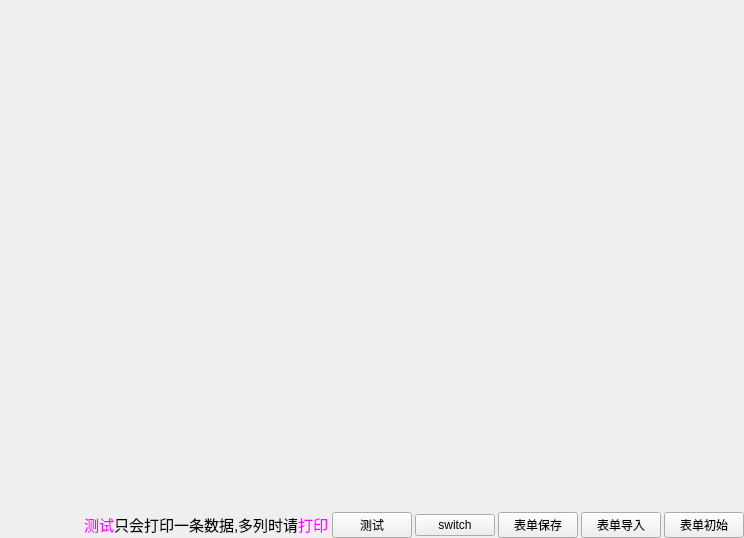
<?xml version="1.0" encoding="UTF-8"?>
<ui version="4.0">
 <class>labelprint_design_dialog</class>
 <widget class="QWidget" name="labelprint_design_dialog">
  <property name="geometry">
   <rect>
    <x>0</x>
    <y>0</y>
    <width>744</width>
    <height>538</height>
   </rect>
  </property>
  <property name="windowTitle">
   <string>Dialog</string>
  </property>
  <property name="outer_stylesheet" stdset="0">
   <string>dialog_hasborder</string>
  </property>
  <layout class="QVBoxLayout" name="verticalLayout_3">
   <property name="spacing">
    <number>3</number>
   </property>
   <property name="leftMargin">
    <number>0</number>
   </property>
   <property name="topMargin">
    <number>0</number>
   </property>
   <property name="rightMargin">
    <number>0</number>
   </property>
   <property name="bottomMargin">
    <number>0</number>
   </property>
   <item>
    <widget class="QStackedWidget" name="stackedWidget">
     <property name="currentIndex">
      <number>1</number>
     </property>
     <widget class="S_MainWindow" name="page"/>
     <widget class="labelprint_set_tagbarcode_dialog" name="page_2"/>
    </widget>
   </item>
   <item>
    <layout class="QHBoxLayout" name="horizontalLayout" stretch="1,0,0,0,0,0,0">
     <item>
      <spacer name="horizontalSpacer">
       <property name="orientation">
        <enum>Qt::Horizontal</enum>
       </property>
       <property name="sizeHint" stdset="0">
        <size>
         <width>40</width>
         <height>20</height>
        </size>
       </property>
      </spacer>
     </item>
     <item>
      <widget class="QLabel" name="label">
       <property name="text">
        <string>&lt;!DOCTYPE HTML PUBLIC &quot;-//W3C//DTD HTML 4.0//EN&quot; &quot;http://www.w3.org/TR/REC-html40/strict.dtd&quot;&gt;
&lt;html&gt;&lt;head&gt;&lt;meta name=&quot;qrichtext&quot; content=&quot;1&quot; /&gt;&lt;style type=&quot;text/css&quot;&gt;
p, li { white-space: pre-wrap; }
&lt;/style&gt;&lt;/head&gt;&lt;body style=&quot; font-family:'Ubuntu'; font-size:11pt; font-weight:400; font-style:normal;&quot;&gt;
&lt;p style=&quot; margin-top:0px; margin-bottom:0px; margin-left:0px; margin-right:0px; -qt-block-indent:0; text-indent:0px;&quot;&gt;&lt;span style=&quot; color:#ff00ff;&quot;&gt;测试&lt;/span&gt;只会打印一条数据,多列时请&lt;span style=&quot; color:#ff00ff;&quot;&gt;打印&lt;/span&gt;&lt;/p&gt;&lt;/body&gt;&lt;/html&gt;</string>
       </property>
      </widget>
     </item>
     <item>
      <widget class="uinormal_button" name="pushButton_test">
       <property name="text">
        <string>测试</string>
       </property>
      </widget>
     </item>
     <item>
      <widget class="uinormal_button" name="pushButton_switch">
       <property name="text">
        <string>switch</string>
       </property>
      </widget>
     </item>
     <item>
      <widget class="uinormal_button" name="pushButton_savebill">
       <property name="text">
        <string>表单保存</string>
       </property>
      </widget>
     </item>
     <item>
      <widget class="uinormal_button" name="pushButton_importbill">
       <property name="text">
        <string>表单导入</string>
       </property>
      </widget>
     </item>
     <item>
      <widget class="uinormal_button" name="pushButton_defbill">
       <property name="text">
        <string>表单初始</string>
       </property>
      </widget>
     </item>
    </layout>
   </item>
  </layout>
 </widget>
 <customwidgets>
  <customwidget>
   <class>uinormal_button</class>
   <extends>QPushButton</extends>
   <header>uinormal_button.h</header>
  </customwidget>
  <customwidget>
   <class>S_MainWindow</class>
   <extends>QWidget</extends>
   <header>s_mainwindow.h</header>
   <container>1</container>
  </customwidget>
  <customwidget>
   <class>labelprint_set_tagbarcode_dialog</class>
   <extends>QWidget</extends>
   <header>labelprint_set_tagbarcode_dialog.h</header>
   <container>1</container>
  </customwidget>
 </customwidgets>
 <resources/>
 <connections/>
</ui>
